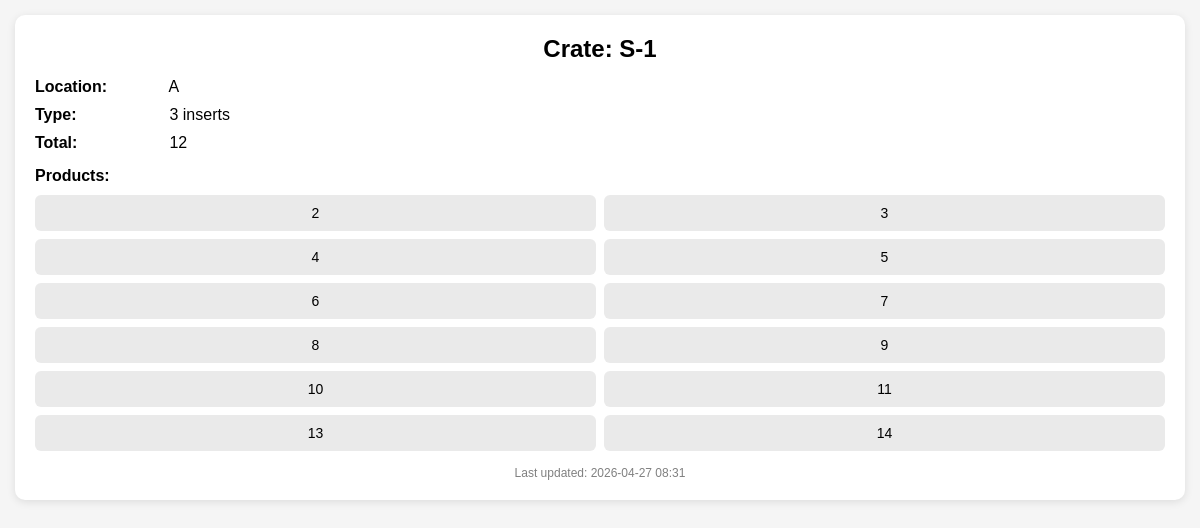
The app's page /view_crate/S-1, older data.
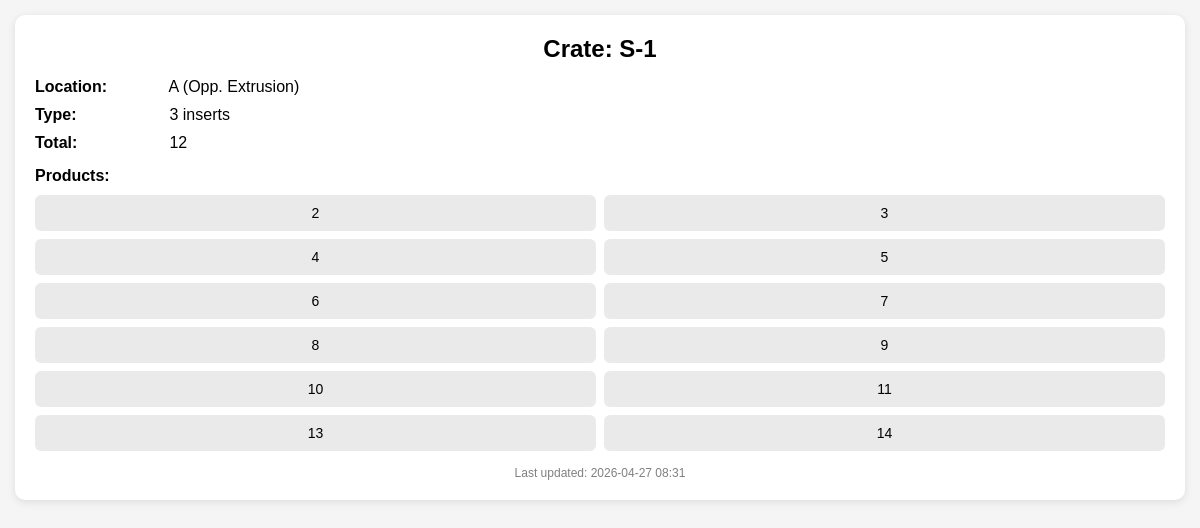
The same page, newer data.
### app.py (models this page shows)
class Crate(db.Model):
    id = db.Column(db.Integer, primary_key=True)
    crate_number = db.Column(db.String(50), unique=True, nullable=False)
    location = db.Column(db.String(50), nullable=False)
    product_type = db.Column(db.String(20), nullable=False)  # "3 inserts" or "4 inserts"
    last_updated = db.Column(db.DateTime, default=datetime.utcnow)
    products = db.relationship('CrateProduct', backref='crate', cascade="all, delete", lazy=True)

class CrateProduct(db.Model):
    id = db.Column(db.Integer, primary_key=True)
    crate_id = db.Column(db.Integer, db.ForeignKey('crate.id'), nullable=True)  # ✅ allow NULL
    product_number = db.Column(db.String(50), nullable=False)
    status = db.Column(db.String(20), nullable=False, default="in_crate")  # NEW

### app.py (the view)
@app.route('/view_crate/<crate_number>')
def view_crate(crate_number):
    crate = Crate.query.filter_by(crate_number=crate_number).first()
    if not crate:
        return "Crate not found", 404
    products = [p.product_number for p in crate.products]
    return render_template("view_crate.html",
                           crate=crate,
                           products=products)

### templates/view_crate.html (shortened to what this page needs)
<!DOCTYPE html>
<html>
<head>
</head>
<body>
<div class="card">
    <div class="title">
        Crate: {{ crate.crate_number }}
    </div>
    <div class="info">
        <strong>Location:</strong> {{ crate.location }}
    </div>
    <div class="info">
        <strong>Type:</strong> {{ crate.product_type }}
    </div>
    <div class="info">
        <strong>Total:</strong> {{ products|length }}
    </div>
    <div class="products">
        <strong>Products:</strong>
        <div class="product-grid">
            {% for p in products %}
                <div class="product-item">{{ p }}</div>
            {% endfor %}
        </div>
    </div>
    <div class="footer">
        Last updated: {{ crate.last_updated.strftime('%Y-%m-%d %H:%M') }}
    </div>
</div>
</body>
</html>

### templates/view_crate.html (style rules this page uses)
body { font-family: Arial; margin: 0; padding: 15px; background: #f5f5f5; }
.card { background: white; padding: 20px; border-radius: 10px; box-shadow: 0 2px 8px rgba(0,0,0,0.1); }
.title { text-align: center; font-size: 24px; font-weight: bold; margin-bottom: 15px; }
.info { margin-bottom: 10px; }
.info strong { display: inline-block; width: 130px; }
.products { margin-top: 15px; }
.product-grid { display: grid; grid-template-columns: repeat(2, 1fr); gap: 8px; margin-top: 10px; }
.product-item { background: #eaeaea; padding: 10px; border-radius: 6px; text-align: center; font-size: 14px; }
.footer { margin-top: 15px; font-size: 12px; text-align: center; color: gray; }

Row changes from the older to the newer data that the page shows:
changed Crate "3 inserts": location "A" → "A (Opp. Extrusion)"
